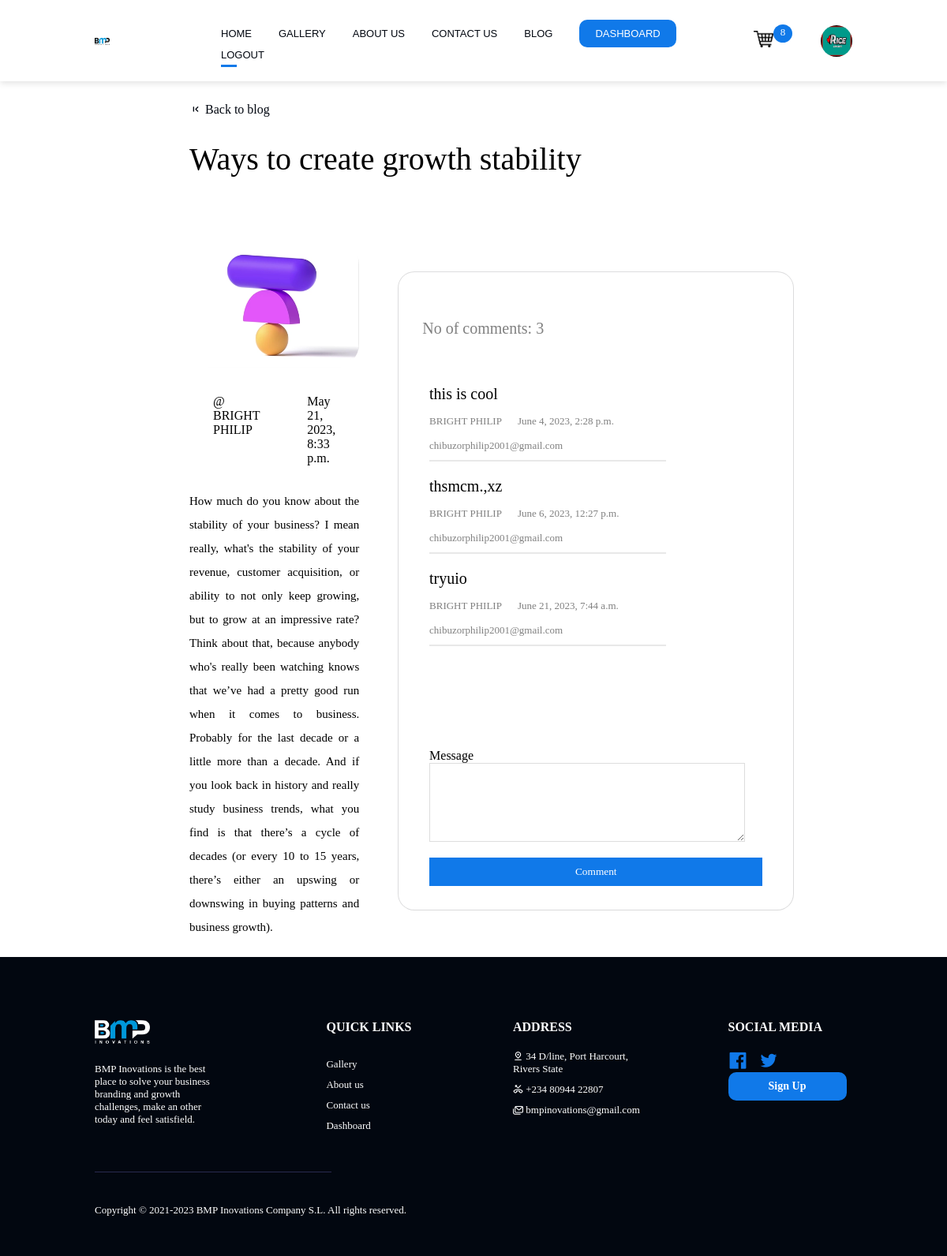
/1/ (signed in), run on the app's committed database.
### bmpapp/models.py (models this page shows, shortened)
class Order(models.Model):
    user = models.OneToOneField(User, on_delete=models.CASCADE)
    date_order = models.DateTimeField(auto_now_add=True)
    complete = models.BooleanField(default=False, null=True, blank=True)
    transaction_id = models.CharField(max_length=100, null=True, blank=True, default=None)
    @property
    def num_of_items(self):
        order_items = self.orderitem_set.all()
        quantity_total = sum([item.quantity for item in order_items])
        return quantity_total

class OrderItem(models.Model):
    product = models.ForeignKey(Product, on_delete=models.SET_NULL, null=True)
    order = models.ForeignKey(Order, on_delete=models.SET_NULL, null=True)
    quantity  = models.IntegerField(default=0, null=True, blank=True)
    date_added = models.DateTimeField(auto_now_add=True)

class Profile(models.Model):
    user = models.OneToOneField(User, on_delete=models.CASCADE) # Delete profile when user is deleted
    image = models.ImageField(default='default.png', upload_to='profile_pics')

class Post(models.Model):
    image = models.ImageField(null=True, blank=True)
    title = models.CharField(max_length=200)
    intro = models.TextField()
    body = models.TextField()
    date_added = models.DateTimeField(auto_now_add=True)
    @property
    def imageURL2(self):
        try:
            url = self.image.url
        except:
            url = ''
        return url

class Commments(models.Model):
    post = models.ForeignKey(Post, related_name='comments', on_delete= models.CASCADE)
    users = models.OneToOneField(User, on_delete=models.CASCADE, null=True, blank=True)
    body = models.TextField()
    date_addded = models.DateTimeField(auto_now_add=True)

### bmpapp/views.py (the view)
# urls.py: path('<str:pk>/', views.post_details, name='post_details'),
def post_details(request, pk):
    post = Post.objects.get(id = pk)
    order = None
    if request.user.is_authenticated:
        order, created = Order.objects.get_or_create(user=request.user, complete=False)
        items = order.orderitem_set.all()
    if request.method == 'POST':
        form = CommentForm(request.POST)
        if form.is_valid():
            comment = form.save(commit=False)
            comment.post = post
            comment.save()
            return redirect ('post_details', pk = post.id)
    else:
        form = CommentForm()
    context = {'post' : post, 'form' :form, 'items':items, 'order':order}
    return render(request, 'post_details.html', context)

### bmpapp/forms.py
class CommentForm(forms.ModelForm):
    class Meta:
        model = Commments
        fields = ['body']

### templates/post_details.html (shortened to what this page needs)
{% load widget_tweaks %}
<!DOCTYPE html>
{% load static %}
<html lang="en">
    <head>
        <link rel="stylesheet" href="https://unicons.iconscout.com/release/v4.0.0/css/line.css">
        <link rel="stylesheet" href="https://cdn.jsdelivr.net/npm/bootstrap-icons@1.10.3/font/bootstrap-icons.css">
        <link rel="stylesheet" href="{% static 'CSS/styles.css'%}">
        <link rel="stylesheet" href="{% static 'CSS/post_details.css'%}">
        <link rel="stylesheet" href="{% static 'query/media_gallery.css'%}">
        <link rel="stylesheet" href="{% static 'query/style_query.css'%}">
        <link rel="stylesheet" href="https://cdn.jsdelivr.net/npm/swiper@9/swiper-bundle.min.css" />
    </head>
    <body>
        {% block content %}
        <header id="header">
            <div class="header1">
                <a href="{% url 'index' %}"><img src="{% static 'images/bmp innovations.png' %}"
                        alt=""></a>
            </div>
            {% if user.is_authenticated %}
            <div class="header2">
                <ul id="sidemenu">
                    <a href="{% url 'index' %}"><li>Home</li></a>
                    <a href="{% url 'gallery' %}"><li>Gallery</li></a>
                    <a href=""><li>About Us</li></a>
                    <a href="{% url 'contact' %}"><li>Contact Us</li></a>
                    <a href="{% url 'post' %}"><li>Blog</li></a>
                    <a href="{% url 'dashboard' %}"><li class="register">Dashboard</li></a>
                    <a href="{% url 'signout'%}"><li class="login">LOGOUT</li></a>
                </ul>
                <div class="header3">
                    <a href="{% url 'dashboard' %}"><img src="{% static 'images/cart logo.png' %}" alt=""></a>
                    <a href=""><p id="num_of_items" style="font-size: 13px;">{{order.num_of_items}}</p></a>
                </div>
                <a href="{% url 'profile' %}"><img src="{{user.profile.image.url}}" alt="" class="avatar"></a>
            </div>
            {% endif %}
        </header>
        <section class="post_details">
            <a href="{% url 'post' %}"><span><i class="uil uil-previous"></i> Back to blog</span></a>
            <h1>{{post.title}}</h1>
            <div class="post_details_desc">
                <div>
                    <img src="{{post.imageURL2}}" alt="">
                    <div class="post_det_desc">
                        <p style="text-transform: uppercase;">@ {{user.first_name}}</p>
                        <p>{{post.date_added}}</p>
                    </div>
                    <div>
                        <h3>{{post.body}}</h3>
                    </div>
                </div>
                <div class="comments">
                    <h2>No of comments: {{ post.comments.all | length }}</h2>
                    <div class="comments-flex">
                        <div class="comment-body">
                            {% for comment in post.comments.all %}
                            <h4>{{ comment.body }}</h4>
                            <div class="comment-des-flex">
                                <span style="text-transform:uppercase;">{{ user.first_name }}</span>
                                <span>{{ comment.date_addded }}</span>
                            </div>
                            <span>{{user.email}}</span>
                            <hr>
                            {% empty %}
                            <span style="color: rgb(197, 197, 197); font-size:30px;  text-align:center ; padding-top:60px;">No Comments Yet!!</span>
                            {% endfor %}
                        </div>
                        <div>
                            <form action="", method="post">
                                <label for="" class="required">Message</label>
                                {% render_field form.body class+="form-control" %}
                                <button type="submit">Comment</button>
                            </form>
                        </div>
                    </div>
                </div>
            </div>
        </section>
        <footer>
            <div class="footer">
                <div class="footer_image">
                    <img src="/static/images/bmp innovationsz.png" alt="">
                    <span>
                        BMP Inovations is the best place to solve your
                        business branding
                        and growth challenges, make an other today and feel
                        satisfield.
                    </span>
                </div>
                <div class="quick_links">
                    <h4>QUICK LINKS</h4>
                    <a href="{% url 'gallery' %}"><span>Gallery</span></a>
                    <a href="{% url 'gallery' %}"><span>About us</span></a>
                    <a href="{% url 'contact' %}"><span>Contact us</span></a>
                    <a href="{% url 'dashboard' %}"><span>Dashboard</span></a>
                </div>
                <div class="address">
                    <h4>ADDRESS</h4>
                    <span><i class="uil uil-location-pin-alt"></i> 34 D/line, Port Harcourt, Rivers State</span>
                    <span><i class="uil uil-missed-call"></i> +234 80944 22807</span>
                    <span><i class="uil uil-envelopes"></i> bmpinovations@gmail.com</span>
                </div>
                <div class="social">
                    <h4>SOCIAL MEDIA</h4>
                    <a href="https://www.facebook.com/profile.php?id=100083208818538">
                        <i class="uil uil-facebook"></i>
                    </a>
                    <a href="https://twitter.com/BmpInovation?t=a_Rkq0vAmB4UUqI4cw67CA&s=09">
                        <i class="uil uil-twitter"></i>
                    </a>
                    <a href="{% url 'register' %}">
                        <button >Sign Up</button>
                    </a>
                </div>
            </div>
            <hr style="height:1px;border-width:0;color:rgb(42, 42,
                80);background-color:rgb(42, 42, 80); margin-bottom:40px;">
            <span class="copy">Copyright © 2021-2023 BMP Inovations Company
                S.L. All rights reserved.</span>
        </footer>
        {% endblock %}
    </body>
</html>

### static/css/styles.css (style rules this page uses)
* { margin: 0; padding: 0; font-family: Poppins; box-sizing: border-box; text-decoration: none; }
:root { --primary-color: rgb(255, 255, 255); --secondary-color: #020710; --textiary-color: #1079e9; --background-new-colorbackground-image: linear-gradient(80deg, rgb(240, 254, 255), rgb(254, 254, 254), rgb(254, 254, 254), rgb(255, 234, 255) rgb(240, 254, 255)); --padding-sides: 10px 10%; --main-space: 30px 12%; }
body { background-image: var(--background-new-colorbackground-image); }
#header { display: grid; grid-template-columns: 2fr 800px; padding: 25px 10%; position: fixed; z-index: 2; background-color: var(--primary-color); width: 100%; box-shadow: rgba(99, 99, 99, 0.2) 0px 2px 8px 0px; align-items: center; }
.header1 img { width: 12%; cursor: pointer; }
.header2 { display: flex; align-items: center; gap: 10px; }
.header2 img { width: 25px; cursor: pointer; }
.header3 { position: relative; }
#num_of_items { position: absolute; background-color: var(--textiary-color); bottom: 10px; left: 25px; padding: 2px 6px; border-radius: 50%; font-size: 12px; color: var(--primary-color); height: 23px; width: 24px; display: flex; justify-content: center; }
#sidemenu { padding: 0; margin: 0; }
img.avatar { margin-left: 50px; vertical-align: middle; width: 40px; height: 40px; border-radius: 50%; }
.header2 ul li { display: inline-block; justify-content: space-between; margin-right: 30px; font-size: 13px; font-weight: 500; font-family: "Space Grotesk", Sans-serif; cursor: pointer; text-transform: uppercase; color: var(--secondary-color); }
.login { position: relative; cursor: pointer; }
.login::after { content: ""; height: 3px; width: 20px; background-color: var(--textiary-color); position: absolute; left: 0; bottom: -8px; }
.header2 ul li.register { background-color: var(--textiary-color); color: var(--primary-color); padding: 10px 20px; border-radius: 10px; cursor: pointer; }
.p-images h4, p { padding: 30px; }
footer { background-color: #020710; color: white; padding: 50px 10%; padding-top: 80px; }
.footer { display: grid; grid-template-columns: 1fr 1fr 1fr 1fr; grid-gap: 100px; justify-items: center; justify-content: center; margin: auto; align-content: center; margin-bottom: 50px; }
.footer_image img { width: 70px; }
.footer_image span { display: block; font-size: 13px; font-weight: 300; color: white; padding-top: 20px; }
.quick_links h4 { padding-bottom: 20px; }
.quick_links a { text-decoration: none; color: white; display: block; font-size: 13px; padding-top: 10px; }
.address h4 { padding-bottom: 20px; }
.address span { font-size: 13px; display: block; padding-bottom: 10px; }
.social h4 { padding-bottom: 20px; }
.social i { font-size: 25px; margin-right: 10px; color: #1079e9; cursor: pointer; }
.social button { display: block; background-color: #1079e9; color: white; border: none; width: 150px; padding: 10px 30px; font-size: 14px; font-weight: bold; cursor: pointer; border-radius: 10px; }
.copy { display: block; margin-top: 30px; font-size: 13px; }

### static/query/media_gallery.css (style rules this page uses)
* { margin: 0; padding: 0; font-family: Poppins; box-sizing: border-box; text-decoration: none; }
:root { --primary-color: rgb(255, 255, 255); --secondary-color: #020710; --textiary-color: #1079e9; --background-new-colorbackground-image: linear-gradient( 80deg, rgb(240, 254, 255), rgb(254, 254, 254), rgb(254, 254, 254), rgb(255, 234, 255) rgb(240, 254, 255) ); --padding-sides: 10px 10%; --main-space: 30px 12%; }

### static/query/style_query.css (style rules this page uses)
* { margin: 0; padding: 0; font-family: Poppins; box-sizing: border-box; text-decoration: none; }
:root { --primary-color: rgb(255, 255, 255); --secondary-color: #020710; --textiary-color: #1079e9; --background-new-colorbackground-image: linear-gradient( 80deg, rgb(240, 254, 255), rgb(254, 254, 254), rgb(254, 254, 254), rgb(255, 234, 255) rgb(240, 254, 255) ); --padding-sides: 10px 10%; --main-space: 30px 12%; }

### data on the page
Order: num_of_items "8"
Post: title "Ways to create growth stability", imageURL2 (picture), date_added "May 21, 2023, 8:33 p.m.", body "How much do you know about the stability of your business? I mean really, what's the stability of your revenue, customer acquisition, or ability to not only keep growing, but to grow at an impressive rate? Think about that, because anybody who's really been watching knows that we’ve had a pretty good run when it comes to business. Probably for the last decade or a little more than a decade. And if you look back in history and really study business trends, what you find is that there’s a cycle of decades (or every 10 to 15 years, there’s either an upswing or downswing in buying patterns and business growth).", comments.all|length "3"
Commments: body "this is cool", date_addded "June 4, 2023, 2:28 p.m."
Commments: body "thsmcm.,xz", date_addded "June 6, 2023, 12:27 p.m."
Commments: body "tryuio", date_addded "June 21, 2023, 7:44 a.m."

### other printed values
{{ user.first_name }} "BRIGHT PHILIP"
{{ user.email }} "chibuzorphilip2001@gmail.com"
